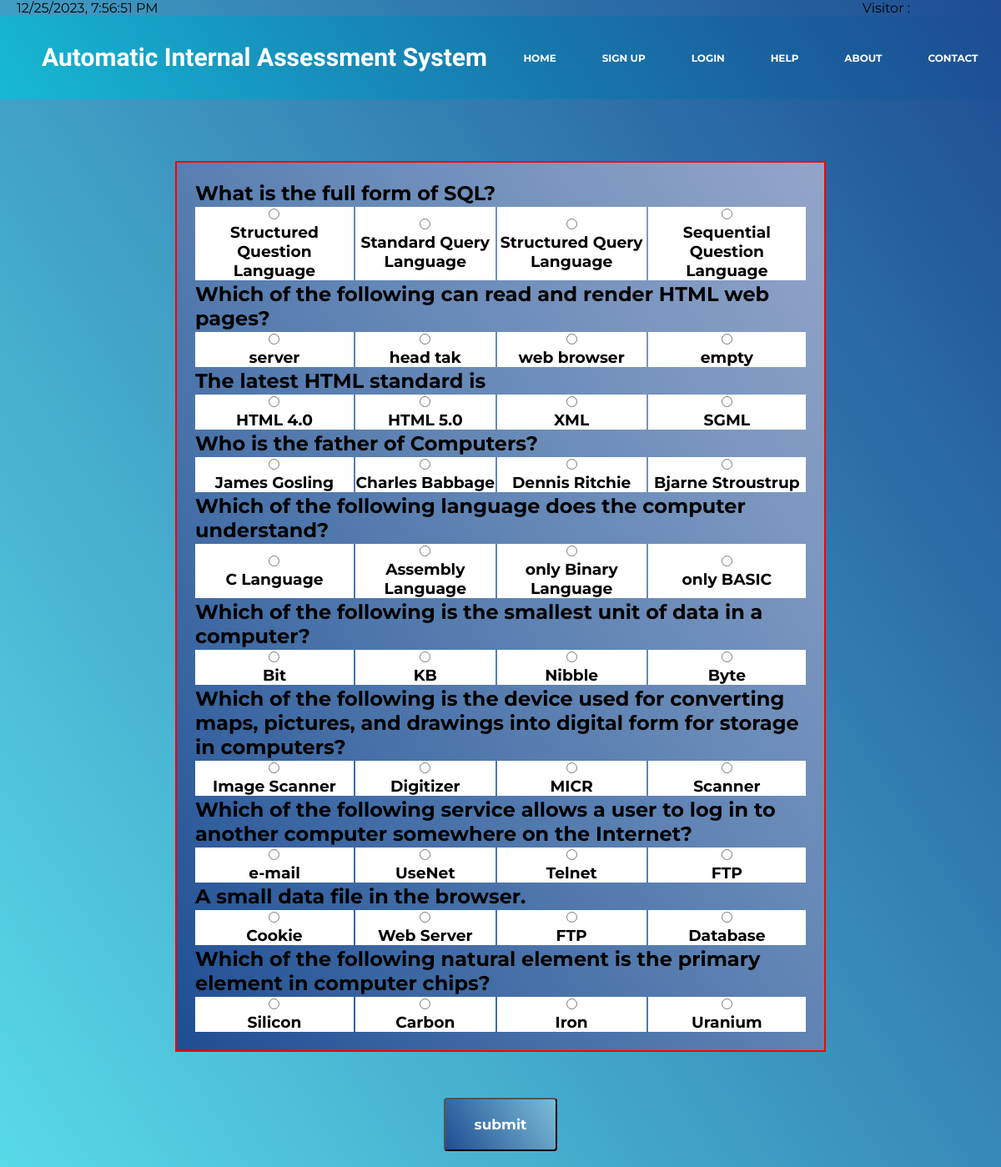
The page /question.php on the database its author committed.
### tables this page shows
CREATE TABLE `question` (
  `ques` varchar(500) DEFAULT NULL,
  `a1` varchar(100) DEFAULT NULL,
  `a2` varchar(100) DEFAULT NULL,
  `a3` varchar(100) DEFAULT NULL,
  `a4` varchar(100) DEFAULT NULL,
  `val` int(11) DEFAULT NULL,
  `Qno` int(11) DEFAULT NULL,
  `Sett` int(11) DEFAULT NULL
);

### question.php (the view, shortened to what this page needs)
<!DOCTYPE html>
<html>
<head>
	<link rel="stylesheet" type="text/css" href="headfoot.css">
</head>
<body onload="a()">
	<span id="x"; style="margin-left: 20px;"></span>
	<span style="margin-left: 70%;">Visitor : <?php echo $_SESSION["visitor"]?></span>
	<header class="site-headers">
		<nav>
			<div class="logo">
				<h1 id="name" style="color:white;">Automatic Internal Assessment System</h1>
			</div>
			<div class="menu">
				<ul>
					<li><a href="index.php">Home</a></li>
					<li><a href="register.php">Sign Up </a></li>
					<li><a href="login.php">Login </a></li>
					<li><a href="help.php">Help</a></li>
					<li><a href="aboutus.php">About</a></li>
					<li><a href="contactus.php">Contact</a></li>
				</ul>
			</div>
		</nav>
	</header>
<?php
	$conn=mysqli_connect("localhost","id21210239_root","Rahul@123456");
	mysqli_select_db($conn,"id21210239_oas");
	$res=mysqli_query($conn,"select * from question");
	$i=0;
?>
<center>
	<form action="question.php" method=post><br>
		<table>
		<?php
			while($ou=mysqli_fetch_array($res)){
		?>
			<tr>
				<td colspan=4><?php echo "<h2>".$ou[0]."</h2>";?></td>
			</tr>
			<tr>
				<td style="background:white" id="<?php echo $i . "1";?>">
				<center>
				<input type="radio" name="<?php echo $i;?>" value="1">
				<?php echo "<h3>".$ou[1]."</h3>";?></input>
				</center>
				</td>
				<td style="background:white" id="<?php echo $i . "2";?>">
				<center>
				<input type="radio" name="<?php echo $i;?>" value="2"><?php echo "<h3>".$ou[2]."</h3>";?></input>
				</center>
				</td>
				<td style="background:white" id="<?php echo $i . "3";?>">
				<center>
				<input type="radio" name="<?php echo $i;?>" value="3"><?php echo "<h3>".$ou[3]."</h3>";?></input>
				</center>
				</td>
				<td style="background:white" id="<?php echo $i . "4";?>">
				<center>
				<input type="radio" name="<?php echo $i;?>" value="4"><?php echo "<h3>".$ou[4]."</h3>";?></input>
				</center>
				</td>
			</tr>
			<?php
			$i++;
			}
			?>
		</table>
<?php
if(!isset($_REQUEST["x"]))
{
?>
<button type="submit" name="x">submit</button><br><br>
<?php
}
?>
</form>

### headfoot.css (style rules this page uses)
* { margin:0; padding:0; font-family: 'Montserrat',sans-serif; }
body { background: linear-gradient(57deg, #00c6dda7, #1e4d92); }
.site-headers { width: 100%; background: linear-gradient(57deg, #00c6dda7, #1e4d92); }
nav { width: 100%; height: 100px; display: flex; }
.logo { width: 50%;height: 100px; }
#name { font-family: 'Nothing You Could Do';font-size: 30px; }
.logo h1 { line-height: 100px;padding-left: 50px; }
.menu { width: 50%;height: 100px; }
a { color: white;text-decoration: none; }
.menu ul { width: 100%; height: 100px; display: flex; flex-direction:row; justify-content: space-around; align-items: center; }
.menu ul li { list-style: none; font-size: 12px; font-weight: bold; text-transform: uppercase; }
button { font-size: 17px; font-weight: bold; color:white;border-radius: 4px;padding: 20px 35px; background: linear-gradient(57deg, #1e4d92, #99c6dda7); }

### question.php (style rules this page uses)
table { background: linear-gradient(57deg, #1e4d92, #ccc6dda7); padding: 20px; height: 1050px; width: 65%; margin: 55px; border: 2px solid red; }

### rows shown on the page
question: ques "What is the full form of SQL?", a1 "Structured Question Language", a2 "Standard Query Language", a3 "Structured Query Language", a4 "Sequential Question Language"
question: ques "Which of the following can read and render HTML web pages?", a1 "server", a2 "head tak", a3 "web browser", a4 "empty"
question: ques "The latest HTML standard is", a1 "HTML 4.0", a2 "HTML 5.0", a3 "XML", a4 "SGML"
question: ques "Who is the father of Computers?", a1 "James Gosling", a2 "Charles Babbage", a3 "Dennis Ritchie", a4 "Bjarne Stroustrup"
question: ques "Which of the following language does the computer understand?", a1 "C Language", a2 "Assembly Language", a3 "only Binary Language", a4 "only BASIC"
question: ques "Which of the following is the smallest unit of data in a computer?", a1 "Bit", a2 "KB", a3 "Nibble", a4 "Byte"
question: ques "Which of the following is the device used for converting maps, pictures, and drawings into digital form for storage in computers?", a1 "Image Scanner", a2 "Digitizer", a3 "MICR", a4 "Scanner"
question: ques "Which of the following service allows a user to log in to another computer somewhere on the Internet?", a1 "e-mail", a2 "UseNet", a3 "Telnet", a4 "FTP"
question: ques "A small data file in the browser.", a1 "Cookie", a2 "Web Server", a3 "FTP", a4 "Database"
question: ques "Which of the following natural element is the primary element in computer chips?", a1 "Silicon", a2 "Carbon", a3 "Iron", a4 "Uranium"
